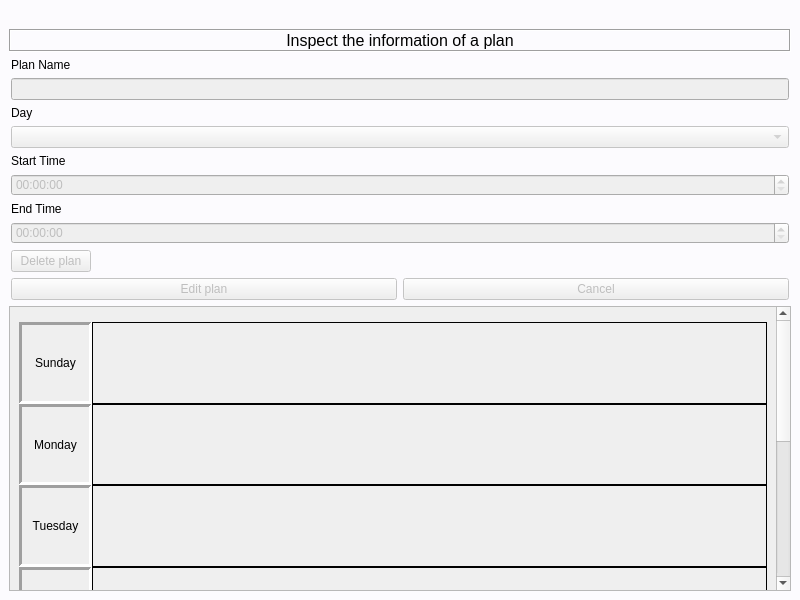
<?xml version="1.0" encoding="UTF-8"?>
<ui version="4.0">
 <class>MainWindow</class>
 <widget class="QMainWindow" name="MainWindow">
  <property name="geometry">
   <rect>
    <x>0</x>
    <y>0</y>
    <width>800</width>
    <height>600</height>
   </rect>
  </property>
  <property name="windowTitle">
   <string>MainWindow</string>
  </property>
  <property name="styleSheet">
   <string notr="true">QMainWindow{
	background-color: #fcfbfe;
}</string>
  </property>
  <widget class="QWidget" name="apparea">
   <layout class="QVBoxLayout" name="verticalLayout_3" stretch="0,0,1">
    <item>
     <widget class="TimeNotifier" name="timeNotifier">
      <property name="sizePolicy">
       <sizepolicy hsizetype="Preferred" vsizetype="Maximum">
        <horstretch>0</horstretch>
        <verstretch>0</verstretch>
       </sizepolicy>
      </property>
      <property name="text">
       <string/>
      </property>
      <property name="alignment">
       <set>Qt::AlignRight|Qt::AlignTrailing|Qt::AlignVCenter</set>
      </property>
     </widget>
    </item>
    <item>
     <layout class="QHBoxLayout" name="headerArea">
      <item>
       <layout class="QVBoxLayout" name="verticalLayout_5" stretch="0,0">
        <item>
         <widget class="QLabel" name="inspectFormLabel">
          <property name="sizePolicy">
           <sizepolicy hsizetype="Minimum" vsizetype="Maximum">
            <horstretch>0</horstretch>
            <verstretch>0</verstretch>
           </sizepolicy>
          </property>
          <property name="styleSheet">
           <string notr="true">font-size: 16px;</string>
          </property>
          <property name="frameShape">
           <enum>QFrame::Box</enum>
          </property>
          <property name="frameShadow">
           <enum>QFrame::Sunken</enum>
          </property>
          <property name="text">
           <string>Inspect the information of a plan</string>
          </property>
          <property name="textFormat">
           <enum>Qt::AutoText</enum>
          </property>
          <property name="alignment">
           <set>Qt::AlignCenter</set>
          </property>
          <property name="margin">
           <number>5</number>
          </property>
         </widget>
        </item>
        <item>
         <layout class="QFormLayout" name="inspectForm">
          <property name="sizeConstraint">
           <enum>QLayout::SetMinimumSize</enum>
          </property>
          <property name="rowWrapPolicy">
           <enum>QFormLayout::WrapAllRows</enum>
          </property>
          <property name="formAlignment">
           <set>Qt::AlignLeading|Qt::AlignLeft|Qt::AlignVCenter</set>
          </property>
          <property name="leftMargin">
           <number>2</number>
          </property>
          <property name="rightMargin">
           <number>2</number>
          </property>
          <property name="bottomMargin">
           <number>0</number>
          </property>
          <item row="2" column="0">
           <widget class="QLabel" name="inspectNameLabel">
            <property name="text">
             <string>Plan Name</string>
            </property>
           </widget>
          </item>
          <item row="2" column="1">
           <widget class="QLineEdit" name="inspectNameLine">
            <property name="enabled">
             <bool>false</bool>
            </property>
            <property name="readOnly">
             <bool>false</bool>
            </property>
           </widget>
          </item>
          <item row="3" column="0">
           <widget class="QLabel" name="inspectDayLabel">
            <property name="text">
             <string>Day</string>
            </property>
           </widget>
          </item>
          <item row="3" column="1">
           <widget class="QComboBox" name="inspectDayCombo">
            <property name="enabled">
             <bool>false</bool>
            </property>
            <property name="currentIndex">
             <number>-1</number>
            </property>
            <item>
             <property name="text">
              <string>Sunday</string>
             </property>
            </item>
            <item>
             <property name="text">
              <string>Monday</string>
             </property>
            </item>
            <item>
             <property name="text">
              <string>Tuesday</string>
             </property>
            </item>
            <item>
             <property name="text">
              <string>Wednesday</string>
             </property>
            </item>
            <item>
             <property name="text">
              <string>Thirsday</string>
             </property>
            </item>
            <item>
             <property name="text">
              <string>Friday</string>
             </property>
            </item>
            <item>
             <property name="text">
              <string>Saturday</string>
             </property>
            </item>
           </widget>
          </item>
          <item row="4" column="0">
           <widget class="QLabel" name="inspectStartLabel">
            <property name="text">
             <string>Start Time</string>
            </property>
           </widget>
          </item>
          <item row="4" column="1">
           <widget class="QTimeEdit" name="inspectStartTime">
            <property name="enabled">
             <bool>false</bool>
            </property>
            <property name="readOnly">
             <bool>false</bool>
            </property>
           </widget>
          </item>
          <item row="5" column="0">
           <widget class="QLabel" name="inspectEndLabel">
            <property name="text">
             <string>End Time</string>
            </property>
           </widget>
          </item>
          <item row="5" column="1">
           <widget class="QTimeEdit" name="inspectEndTime">
            <property name="enabled">
             <bool>false</bool>
            </property>
            <property name="readOnly">
             <bool>false</bool>
            </property>
           </widget>
          </item>
          <item row="7" column="0">
           <widget class="QPushButton" name="deleteButton">
            <property name="enabled">
             <bool>false</bool>
            </property>
            <property name="text">
             <string>Delete plan</string>
            </property>
            <property name="iconSize">
             <size>
              <width>15</width>
              <height>16</height>
             </size>
            </property>
           </widget>
          </item>
          <item row="7" column="1">
           <layout class="QHBoxLayout" name="horizontalLayout_2">
            <item>
             <widget class="QPushButton" name="editButton">
              <property name="enabled">
               <bool>false</bool>
              </property>
              <property name="text">
               <string>Edit plan</string>
              </property>
             </widget>
            </item>
            <item>
             <widget class="QPushButton" name="editCancelButton">
              <property name="enabled">
               <bool>false</bool>
              </property>
              <property name="text">
               <string>Cancel</string>
              </property>
             </widget>
            </item>
           </layout>
          </item>
         </layout>
        </item>
       </layout>
      </item>
     </layout>
    </item>
    <item>
     <widget class="QScrollArea" name="scrollArea">
      <property name="sizePolicy">
       <sizepolicy hsizetype="Preferred" vsizetype="Preferred">
        <horstretch>0</horstretch>
        <verstretch>0</verstretch>
       </sizepolicy>
      </property>
      <property name="widgetResizable">
       <bool>true</bool>
      </property>
      <widget class="QWidget" name="scrollAreaWidgetContents">
       <property name="geometry">
        <rect>
         <x>0</x>
         <y>-140</y>
         <width>987</width>
         <height>600</height>
        </rect>
       </property>
       <property name="sizePolicy">
        <sizepolicy hsizetype="Minimum" vsizetype="Minimum">
         <horstretch>0</horstretch>
         <verstretch>0</verstretch>
        </sizepolicy>
       </property>
       <property name="minimumSize">
        <size>
         <width>0</width>
         <height>600</height>
        </size>
       </property>
       <layout class="QVBoxLayout" name="verticalLayout">
        <item>
         <widget class="QWidget" name="timetable" native="true">
          <property name="sizePolicy">
           <sizepolicy hsizetype="Minimum" vsizetype="Minimum">
            <horstretch>0</horstretch>
            <verstretch>0</verstretch>
           </sizepolicy>
          </property>
          <property name="minimumSize">
           <size>
            <width>0</width>
            <height>555</height>
           </size>
          </property>
          <layout class="QVBoxLayout" name="verticalLayout_2">
           <property name="spacing">
            <number>0</number>
           </property>
           <property name="leftMargin">
            <number>0</number>
           </property>
           <property name="topMargin">
            <number>6</number>
           </property>
           <property name="rightMargin">
            <number>0</number>
           </property>
           <property name="bottomMargin">
            <number>5</number>
           </property>
           <item>
            <layout class="QHBoxLayout" name="sundayRow">
             <property name="spacing">
              <number>0</number>
             </property>
             <item>
              <widget class="QLabel" name="sundayLabel">
               <property name="sizePolicy">
                <sizepolicy hsizetype="Maximum" vsizetype="Minimum">
                 <horstretch>0</horstretch>
                 <verstretch>0</verstretch>
                </sizepolicy>
               </property>
               <property name="minimumSize">
                <size>
                 <width>73</width>
                 <height>0</height>
                </size>
               </property>
               <property name="styleSheet">
                <string notr="true"/>
               </property>
               <property name="frameShape">
                <enum>QFrame::Panel</enum>
               </property>
               <property name="frameShadow">
                <enum>QFrame::Sunken</enum>
               </property>
               <property name="lineWidth">
                <number>3</number>
               </property>
               <property name="text">
                <string>Sunday</string>
               </property>
               <property name="alignment">
                <set>Qt::AlignCenter</set>
               </property>
               <property name="margin">
                <number>5</number>
               </property>
              </widget>
             </item>
             <item>
              <widget class="QFrame" name="sundayFrame">
               <property name="sizePolicy">
                <sizepolicy hsizetype="Preferred" vsizetype="Preferred">
                 <horstretch>0</horstretch>
                 <verstretch>0</verstretch>
                </sizepolicy>
               </property>
               <property name="minimumSize">
                <size>
                 <width>300</width>
                 <height>80</height>
                </size>
               </property>
               <property name="baseSize">
                <size>
                 <width>0</width>
                 <height>0</height>
                </size>
               </property>
               <property name="autoFillBackground">
                <bool>false</bool>
               </property>
               <property name="frameShape">
                <enum>QFrame::Panel</enum>
               </property>
              </widget>
             </item>
            </layout>
           </item>
           <item>
            <layout class="QHBoxLayout" name="mondayRow">
             <property name="spacing">
              <number>0</number>
             </property>
             <item>
              <widget class="QLabel" name="mondayLabel">
               <property name="sizePolicy">
                <sizepolicy hsizetype="Maximum" vsizetype="Minimum">
                 <horstretch>0</horstretch>
                 <verstretch>0</verstretch>
                </sizepolicy>
               </property>
               <property name="minimumSize">
                <size>
                 <width>73</width>
                 <height>0</height>
                </size>
               </property>
               <property name="frameShape">
                <enum>QFrame::Panel</enum>
               </property>
               <property name="frameShadow">
                <enum>QFrame::Sunken</enum>
               </property>
               <property name="lineWidth">
                <number>3</number>
               </property>
               <property name="text">
                <string>Monday</string>
               </property>
               <property name="alignment">
                <set>Qt::AlignCenter</set>
               </property>
               <property name="margin">
                <number>5</number>
               </property>
              </widget>
             </item>
             <item>
              <widget class="QFrame" name="mondayFrame">
               <property name="sizePolicy">
                <sizepolicy hsizetype="Preferred" vsizetype="Preferred">
                 <horstretch>0</horstretch>
                 <verstretch>0</verstretch>
                </sizepolicy>
               </property>
               <property name="minimumSize">
                <size>
                 <width>300</width>
                 <height>80</height>
                </size>
               </property>
               <property name="frameShape">
                <enum>QFrame::Panel</enum>
               </property>
               <property name="frameShadow">
                <enum>QFrame::Plain</enum>
               </property>
              </widget>
             </item>
            </layout>
           </item>
           <item>
            <layout class="QHBoxLayout" name="tuesdayRow">
             <property name="spacing">
              <number>0</number>
             </property>
             <item>
              <widget class="QLabel" name="tuesdayLabel">
               <property name="sizePolicy">
                <sizepolicy hsizetype="Maximum" vsizetype="Minimum">
                 <horstretch>0</horstretch>
                 <verstretch>0</verstretch>
                </sizepolicy>
               </property>
               <property name="minimumSize">
                <size>
                 <width>73</width>
                 <height>0</height>
                </size>
               </property>
               <property name="frameShape">
                <enum>QFrame::Panel</enum>
               </property>
               <property name="frameShadow">
                <enum>QFrame::Sunken</enum>
               </property>
               <property name="lineWidth">
                <number>3</number>
               </property>
               <property name="text">
                <string>Tuesday</string>
               </property>
               <property name="alignment">
                <set>Qt::AlignCenter</set>
               </property>
               <property name="margin">
                <number>5</number>
               </property>
              </widget>
             </item>
             <item>
              <widget class="QFrame" name="tuesdayFrame">
               <property name="sizePolicy">
                <sizepolicy hsizetype="Preferred" vsizetype="Preferred">
                 <horstretch>0</horstretch>
                 <verstretch>0</verstretch>
                </sizepolicy>
               </property>
               <property name="minimumSize">
                <size>
                 <width>300</width>
                 <height>80</height>
                </size>
               </property>
               <property name="frameShape">
                <enum>QFrame::Box</enum>
               </property>
               <property name="frameShadow">
                <enum>QFrame::Plain</enum>
               </property>
               <property name="lineWidth">
                <number>1</number>
               </property>
              </widget>
             </item>
            </layout>
           </item>
           <item>
            <layout class="QHBoxLayout" name="wednesdayRow">
             <property name="spacing">
              <number>0</number>
             </property>
             <item>
              <widget class="QLabel" name="wednesdayLabel">
               <property name="sizePolicy">
                <sizepolicy hsizetype="Maximum" vsizetype="Minimum">
                 <horstretch>0</horstretch>
                 <verstretch>0</verstretch>
                </sizepolicy>
               </property>
               <property name="minimumSize">
                <size>
                 <width>73</width>
                 <height>0</height>
                </size>
               </property>
               <property name="frameShape">
                <enum>QFrame::Panel</enum>
               </property>
               <property name="frameShadow">
                <enum>QFrame::Sunken</enum>
               </property>
               <property name="lineWidth">
                <number>3</number>
               </property>
               <property name="text">
                <string>Wednesday</string>
               </property>
               <property name="alignment">
                <set>Qt::AlignCenter</set>
               </property>
               <property name="margin">
                <number>5</number>
               </property>
              </widget>
             </item>
             <item>
              <widget class="QFrame" name="wednesdayFrame">
               <property name="sizePolicy">
                <sizepolicy hsizetype="Preferred" vsizetype="Preferred">
                 <horstretch>0</horstretch>
                 <verstretch>0</verstretch>
                </sizepolicy>
               </property>
               <property name="minimumSize">
                <size>
                 <width>300</width>
                 <height>80</height>
                </size>
               </property>
               <property name="frameShape">
                <enum>QFrame::Box</enum>
               </property>
               <property name="frameShadow">
                <enum>QFrame::Plain</enum>
               </property>
               <property name="lineWidth">
                <number>1</number>
               </property>
              </widget>
             </item>
            </layout>
           </item>
           <item>
            <layout class="QHBoxLayout" name="thirsdayRow">
             <property name="spacing">
              <number>0</number>
             </property>
             <item>
              <widget class="QLabel" name="thirsdayLabel">
               <property name="sizePolicy">
                <sizepolicy hsizetype="Maximum" vsizetype="Minimum">
                 <horstretch>0</horstretch>
                 <verstretch>0</verstretch>
                </sizepolicy>
               </property>
               <property name="minimumSize">
                <size>
                 <width>73</width>
                 <height>0</height>
                </size>
               </property>
               <property name="frameShape">
                <enum>QFrame::Panel</enum>
               </property>
               <property name="frameShadow">
                <enum>QFrame::Sunken</enum>
               </property>
               <property name="lineWidth">
                <number>3</number>
               </property>
               <property name="text">
                <string>Thirsday</string>
               </property>
               <property name="alignment">
                <set>Qt::AlignCenter</set>
               </property>
               <property name="margin">
                <number>5</number>
               </property>
              </widget>
             </item>
             <item>
              <widget class="QFrame" name="thirsdayFrame">
               <property name="sizePolicy">
                <sizepolicy hsizetype="Preferred" vsizetype="Preferred">
                 <horstretch>0</horstretch>
                 <verstretch>0</verstretch>
                </sizepolicy>
               </property>
               <property name="minimumSize">
                <size>
                 <width>300</width>
                 <height>80</height>
                </size>
               </property>
               <property name="frameShape">
                <enum>QFrame::Box</enum>
               </property>
               <property name="frameShadow">
                <enum>QFrame::Plain</enum>
               </property>
               <property name="lineWidth">
                <number>1</number>
               </property>
              </widget>
             </item>
            </layout>
           </item>
           <item>
            <layout class="QHBoxLayout" name="fridayRow">
             <property name="spacing">
              <number>0</number>
             </property>
             <item>
              <widget class="QLabel" name="fridayLabel">
               <property name="sizePolicy">
                <sizepolicy hsizetype="Maximum" vsizetype="Minimum">
                 <horstretch>0</horstretch>
                 <verstretch>0</verstretch>
                </sizepolicy>
               </property>
               <property name="minimumSize">
                <size>
                 <width>73</width>
                 <height>0</height>
                </size>
               </property>
               <property name="frameShape">
                <enum>QFrame::Panel</enum>
               </property>
               <property name="frameShadow">
                <enum>QFrame::Sunken</enum>
               </property>
               <property name="lineWidth">
                <number>3</number>
               </property>
               <property name="text">
                <string>Friday</string>
               </property>
               <property name="alignment">
                <set>Qt::AlignCenter</set>
               </property>
               <property name="margin">
                <number>5</number>
               </property>
              </widget>
             </item>
             <item>
              <widget class="QFrame" name="fridayFrame">
               <property name="sizePolicy">
                <sizepolicy hsizetype="Preferred" vsizetype="Preferred">
                 <horstretch>0</horstretch>
                 <verstretch>0</verstretch>
                </sizepolicy>
               </property>
               <property name="minimumSize">
                <size>
                 <width>300</width>
                 <height>80</height>
                </size>
               </property>
               <property name="frameShape">
                <enum>QFrame::Box</enum>
               </property>
               <property name="frameShadow">
                <enum>QFrame::Plain</enum>
               </property>
               <property name="lineWidth">
                <number>1</number>
               </property>
              </widget>
             </item>
            </layout>
           </item>
           <item>
            <layout class="QHBoxLayout" name="saturdayRow">
             <property name="spacing">
              <number>0</number>
             </property>
             <item>
              <widget class="QLabel" name="saturdayLabel">
               <property name="sizePolicy">
                <sizepolicy hsizetype="Maximum" vsizetype="Minimum">
                 <horstretch>0</horstretch>
                 <verstretch>0</verstretch>
                </sizepolicy>
               </property>
               <property name="minimumSize">
                <size>
                 <width>73</width>
                 <height>0</height>
                </size>
               </property>
               <property name="frameShape">
                <enum>QFrame::Panel</enum>
               </property>
               <property name="frameShadow">
                <enum>QFrame::Sunken</enum>
               </property>
               <property name="lineWidth">
                <number>3</number>
               </property>
               <property name="text">
                <string>Saturday</string>
               </property>
               <property name="alignment">
                <set>Qt::AlignCenter</set>
               </property>
               <property name="margin">
                <number>5</number>
               </property>
              </widget>
             </item>
             <item>
              <widget class="QFrame" name="saturdayFrame">
               <property name="sizePolicy">
                <sizepolicy hsizetype="Preferred" vsizetype="Preferred">
                 <horstretch>0</horstretch>
                 <verstretch>0</verstretch>
                </sizepolicy>
               </property>
               <property name="minimumSize">
                <size>
                 <width>300</width>
                 <height>80</height>
                </size>
               </property>
               <property name="frameShape">
                <enum>QFrame::Box</enum>
               </property>
               <property name="frameShadow">
                <enum>QFrame::Plain</enum>
               </property>
              </widget>
             </item>
            </layout>
           </item>
          </layout>
         </widget>
        </item>
       </layout>
      </widget>
     </widget>
    </item>
   </layout>
  </widget>
  <widget class="QMenuBar" name="menubar">
   <property name="geometry">
    <rect>
     <x>0</x>
     <y>0</y>
     <width>800</width>
     <height>21</height>
    </rect>
   </property>
  </widget>
 </widget>
 <customwidgets>
  <customwidget>
   <class>TimeNotifier</class>
   <extends>QLabel</extends>
   <header>timenotifier.h</header>
  </customwidget>
 </customwidgets>
 <tabstops>
  <tabstop>inspectNameLine</tabstop>
  <tabstop>inspectDayCombo</tabstop>
  <tabstop>inspectStartTime</tabstop>
  <tabstop>inspectEndTime</tabstop>
  <tabstop>editButton</tabstop>
  <tabstop>editCancelButton</tabstop>
  <tabstop>deleteButton</tabstop>
  <tabstop>scrollArea</tabstop>
 </tabstops>
 <resources/>
 <connections/>
</ui>
